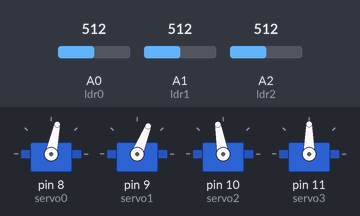
Bench run of a sketch on a simulated Arduino Uno, built with avr-gcc and run on an emulated ATmega328P. Parts: 4 × servo. Inputs (shaded band) come from the test bench; at power-on: A0 (ldr0) = 512, A1 (ldr1) = 512, A2 (ldr2) = 512.

Above: at 6.27 s.
6.3 s: A0 (ldr0) set to 416
9.3 s: A0 (ldr0) set to 382
At 9.58 s:
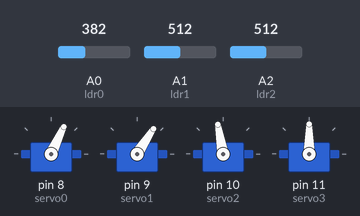
12.3 s: A0 (ldr0) set to 410
At 12.43 s:
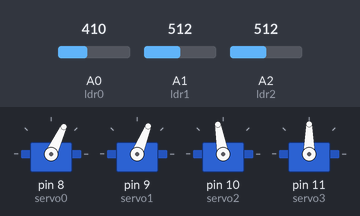
15.3 s: A0 (ldr0) set to 390
At 15.59 s:
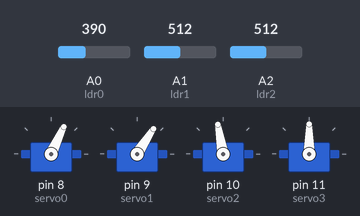
18.3 s: A1 (ldr1) set to 409
21.3 s: A1 (ldr1) set to 388
At 21.6 s:
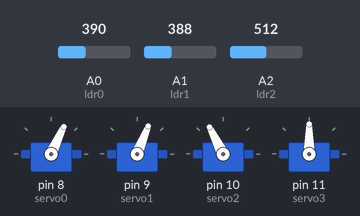
Timing chart, 0 to 25.3 s (numbered marks = the images above; inputs shaded):
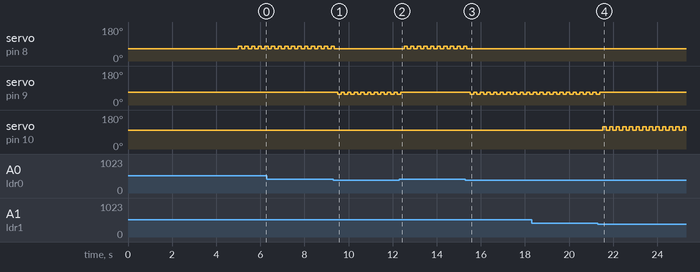

The sketch:

servo.ino
```cpp
#include <Servo.h>
int ldr0 = 0;
int ldr_v0 = 0;
int ldr1 = 1;
int ldr_v1 = 0;
int ldr2 = 2;
int ldr_v2 = 0;
int ldr3 = 3;
int ldr_v3 = 0;

Servo servo0;
Servo servo1;
Servo servo2;
Servo servo3;

void setup()
{
  servo0.attach(8);
  servo1.attach(9);
  servo2.attach(10);
  servo3.attach(11);
  Serial.begin(9600);
  servo0.write(65);
  servo1.write(68);
  servo2.write(100);
  servo3.write(90);
  delay(5000);
}

void loop()
{

  servo0.write(65);
  servo1.write(68);
  servo2.write(100);
  servo3.write(90);
  if (analogRead(ldr0) > 400){
    servo0.write(78);
    delay(150);
    servo0.write(65);
    delay(150);
    /*if (analogRead(ldr0) <= 400){
      servo0.write(110);
      delay(200);
    }*/
  }

  else if  (analogRead(ldr1) > 400){
    servo1.write(57);
    delay(150);
    servo1.write(68);
    delay(150);
    /*if (analogRead(ldr1) <= 400){
      servo1.write(68);
      delay(200);
    }*/
  }

  else if (analogRead(ldr2) > 440){
    servo2.write(117);
    delay(150);
    servo2.write(100);
    delay(150);
    /*if (analogRead(ldr2) <= 440){
      servo2.write(100);
      delay(200);
    }*/
  }
  else if (analogRead(ldr3) > 500){
    servo3.write(72);
    delay(150);
    servo3.write(90);
    delay(150);
    /*if (analogRead(ldr3) <= 500){
      servo3.write(90);
      delay(200);
    }*/
  }
}

void runmode(){

}
```

Measured:
- the behaviour switches between 401 and 400 on A0 (ldr0) (found by bisection; images 0 and 1)
- the behaviour switches between 401 and 400 on A1 (ldr1) (found by bisection; images 3 and 4)
- after the input at 9.3 s, servo on pin 8 (servo0): goes on until 9.4 s, then stays 65°; servo on pin 9 (servo1): alternates 68° for 0.15 s and 57° for 0.15 s, starting after 0.21 s
- after the input at 12.3 s, servo on pin 8 (servo0): alternates 78° for 0.15 s and 65° for 0.15 s, starting after 0.22 s; servo on pin 9 (servo1): goes on until 12.4 s, then stays 68°
- after the input at 15.3 s, servo on pin 8 (servo0): goes on until 15.4 s, then stays 65°; servo on pin 9 (servo1): alternates 68° for 0.15 s and 57° for 0.15 s, starting after 0.22 s
- after the input at 21.3 s, servo on pin 9 (servo1): goes on until 21.4 s, then stays 68°; servo on pin 10 (servo2): alternates 117° for 0.15 s and 100° for 0.15 s, starting after 0.23 s
- by itself, servo on pin 8 (servo0): alternates 78° for 0.15 s and 65° for 0.15 s
